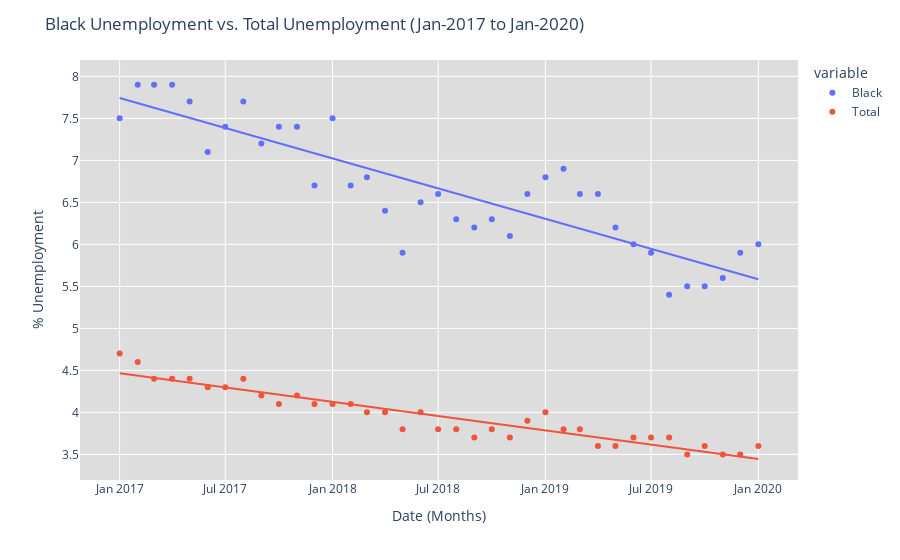

Notebook code cell kept with this figure:
### Code cell
#Plot of Black Unemployment vs. Total Unemployment
fig = px.scatter(dfDT,x='Month', y=['Black', 'Total'], trendline='ols')
fig.update_layout(
    xaxis_title = 'Date (Months)',
    yaxis_title = '% Unemployment',
    title = 'Black Unemployment vs. Total Unemployment (Jan-2017 to Jan-2020)',
    plot_bgcolor = '#ddd'
    )
fig.show()
